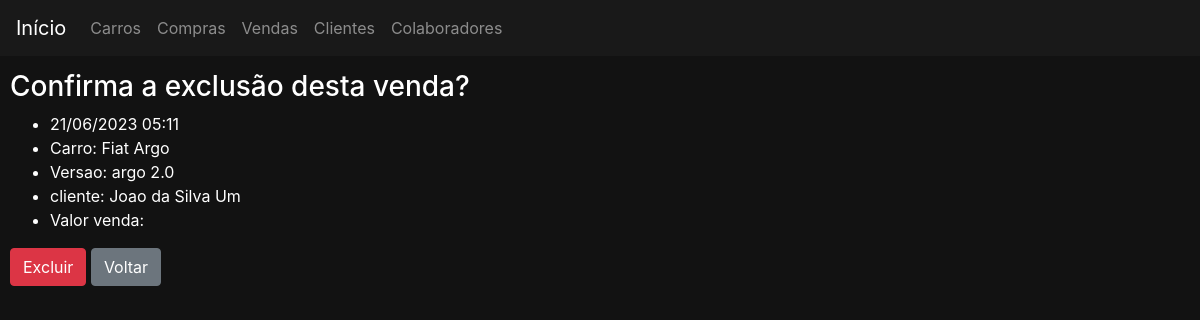
Screenshot of /vendas/excluir/7 with the database file from the repository.
### vendas/models.py (models this page shows, shortened)
class Venda(models.Model):
    situacao_choices = (
        ('P', 'processada'),
        ('C', 'cancelada'),
        ('F', 'finalizada'),
    )
    dataHora = models.DateTimeField()
    detalhes = models.CharField(max_length=50)
    valorVenda = models.DecimalField(max_digits=15, decimal_places=2)
    formaPagamento = models.CharField(max_length=20)
    cliente = models.ForeignKey(Cliente, on_delete=models.DO_NOTHING)
    colaborador = models.ForeignKey(Colaborador, on_delete=models.DO_NOTHING)
    versao = models.ForeignKey(Versao, on_delete=models.DO_NOTHING)
    situacao = models.CharField(max_length=1, choices=situacao_choices, blank=False, null=False)

### carros/models.py (models this page shows, shortened)
class Versao(models.Model):
    carro = models.ForeignKey(Carro, on_delete=models.DO_NOTHING)
    nome = models.CharField(max_length=50, unique=True)
    motor = models.ForeignKey(Motor, on_delete=models.DO_NOTHING)
    combustivel = models.ForeignKey(Combustivel, on_delete=models.DO_NOTHING)
    direcao = models.ForeignKey(Direcao, on_delete=models.DO_NOTHING)
    seguranca = models.ManyToManyField(Seguranca, related_name="versao_seguranca", blank=True)
    acessorio = models.ManyToManyField(Acessorio, related_name="versao_acessorio", blank=True)
    imagem = models.ImageField(upload_to='carros', blank=True, null=True)
    ano = models.IntegerField(default='2023')
    modelo = models.IntegerField(default='2023')
    estoque = models.IntegerField(default=0)
    slugVersao = models.SlugField(unique=True, null=True, blank=True)
    class Meta:
        permissions = (
            ('permissao_gerente', 'permissao gerente'),
            ('permissao_vendedor', 'permissao vendendor'),
            ('permissao_funcionario', 'permissao todos funcionarios'),
        )
    def __str__(self):
        return self.nome
    class Meta:
        verbose_name_plural = 'Versoes'

class Carro(models.Model):
    nome = models.CharField(max_length=30, unique=True)
    slugCarro = models.SlugField(unique=True, null=True, blank=True)
    def __str__(self) -> str:
        return self.nome
    class Meta:
        permissions = (
            ('permissao_gerente', 'permissao gerente'),
            ('permissao_supervisor', 'permissao supervisor'),
            ('permissao_vendedor', 'permissao vendendor'),
            ('permissao_funcionario', 'permissao todos funcionarios'),
        )

### clientes/models.py (models this page shows)
class Cliente(Pessoa):
    renda = models.DecimalField(max_digits=15, decimal_places=2, verbose_name='renda')
    profissao = models.CharField(max_length=20, verbose_name='profissao')
    class Meta:
        permissions = (
            ('permissao_gerente', 'permissao gerente'),
            ('permissao_supervisor', 'permissao supervisor'),
            ('permissao_vendedor', 'permissao vendendor'),
            ('permissao_funcionario', 'permissao todos funcionarios'),
        )

### vendas/views.py (the view, shortened to what this page needs)
# urls.py: path('excluir/<int:pk>', views.VendasExcluir.as_view(), name='excluir'),
class VendasExcluir(DeleteView):
    model = Venda
    template_name = 'vendas/vendaExcluir.html'
    success_url = reverse_lazy('vendas:listar')

### pessoas/models.py (called while the page is built)
    def __str__(self) -> str:
        return self.nomeCompleto

### vendas/templates/vendas/vendaExcluir.html
{% extends 'base.html' %}
{% block 'body' %}
    <h3>Confirma a exclusão desta venda?</h3>
    <ul>
        <li>{{object.dataHora|date:"d/m/Y H:i"}}</li>
        <li>Carro: {{object.versao.carro}}</li>
        <li>Versao: {{object.versao}}</li>
        <li>cliente: {{object.cliente}}</li>
        <li>Valor venda: {{object.valorvenda}}</li>
    </ul>
    <form action="" method="POST"> {% csrf_token %}
        <input type="submit" class="btn btn-danger" value="Excluir">
        <a href="javascript:history.back()" class="btn btn-secondary">Voltar</a>
    </form>
{% endblock %}

### templates/static/css/css.css (style rules this page uses)
.fundo { background-color: #121212; color: white; }
body { margin-top: 35px; padding-top: 35px; margin-left: 10px; }
a { color:white; }

### rows the page displays
Venda: dataHora "21/06/2023 05:11", versao.carro "Fiat Argo", versao "argo 2.0", cliente "Joao da Silva Um"
